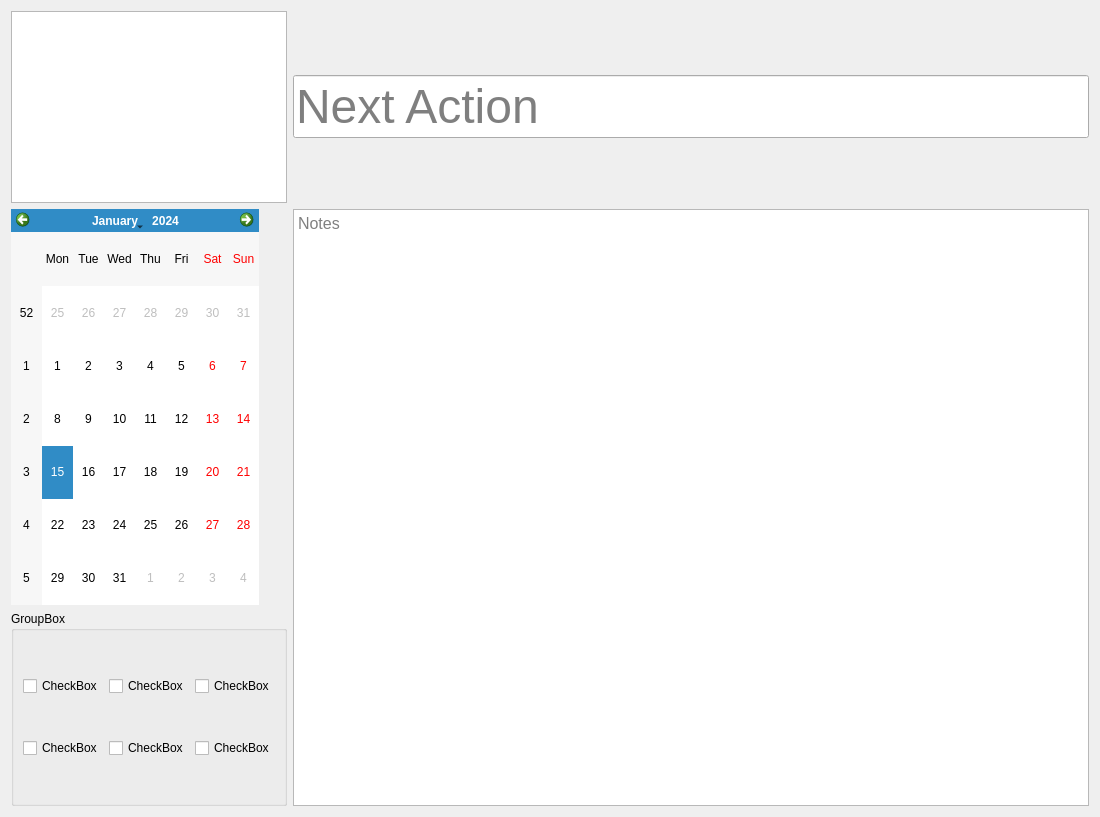
<?xml version="1.0" encoding="UTF-8"?>
<ui version="4.0">
 <class>New</class>
 <widget class="QWidget" name="New">
  <property name="geometry">
   <rect>
    <x>0</x>
    <y>0</y>
    <width>1100</width>
    <height>817</height>
   </rect>
  </property>
  <property name="windowTitle">
   <string>New</string>
  </property>
  <layout class="QGridLayout" name="gridLayout_2">
   <item row="3" column="0">
    <widget class="QGroupBox" name="groupBox">
     <property name="title">
      <string>GroupBox</string>
     </property>
     <layout class="QGridLayout" name="gridLayout">
      <item row="2" column="0">
       <widget class="QCheckBox" name="checkBox_5">
        <property name="text">
         <string>CheckBox</string>
        </property>
       </widget>
      </item>
      <item row="0" column="0">
       <widget class="QCheckBox" name="checkBox_3">
        <property name="text">
         <string>CheckBox</string>
        </property>
       </widget>
      </item>
      <item row="2" column="1">
       <widget class="QCheckBox" name="checkBox_4">
        <property name="text">
         <string>CheckBox</string>
        </property>
       </widget>
      </item>
      <item row="2" column="2">
       <widget class="QCheckBox" name="checkBox_2">
        <property name="text">
         <string>CheckBox</string>
        </property>
       </widget>
      </item>
      <item row="0" column="1">
       <widget class="QCheckBox" name="checkBox">
        <property name="text">
         <string>CheckBox</string>
        </property>
       </widget>
      </item>
      <item row="0" column="2">
       <widget class="QCheckBox" name="checkBox_6">
        <property name="text">
         <string>CheckBox</string>
        </property>
       </widget>
      </item>
     </layout>
    </widget>
   </item>
   <item row="1" column="2" rowspan="3">
    <widget class="QTextEdit" name="textEdit">
     <property name="font">
      <font>
       <pointsize>12</pointsize>
      </font>
     </property>
     <property name="placeholderText">
      <string>Notes</string>
     </property>
    </widget>
   </item>
   <item row="0" column="0">
    <widget class="QGraphicsView" name="graphicsView">
     <property name="sizePolicy">
      <sizepolicy hsizetype="Preferred" vsizetype="Preferred">
       <horstretch>0</horstretch>
       <verstretch>0</verstretch>
      </sizepolicy>
     </property>
    </widget>
   </item>
   <item row="1" column="0" rowspan="2">
    <widget class="QCalendarWidget" name="calendarWidget">
     <property name="sizePolicy">
      <sizepolicy hsizetype="Fixed" vsizetype="Expanding">
       <horstretch>0</horstretch>
       <verstretch>0</verstretch>
      </sizepolicy>
     </property>
    </widget>
   </item>
   <item row="0" column="2">
    <widget class="QLineEdit" name="nextAction">
     <property name="font">
      <font>
       <family>Arial</family>
       <pointsize>36</pointsize>
      </font>
     </property>
     <property name="contextMenuPolicy">
      <enum>Qt::DefaultContextMenu</enum>
     </property>
     <property name="inputMask">
      <string/>
     </property>
     <property name="text">
      <string/>
     </property>
     <property name="placeholderText">
      <string>Next Action</string>
     </property>
    </widget>
   </item>
  </layout>
 </widget>
 <resources/>
 <connections/>
</ui>
